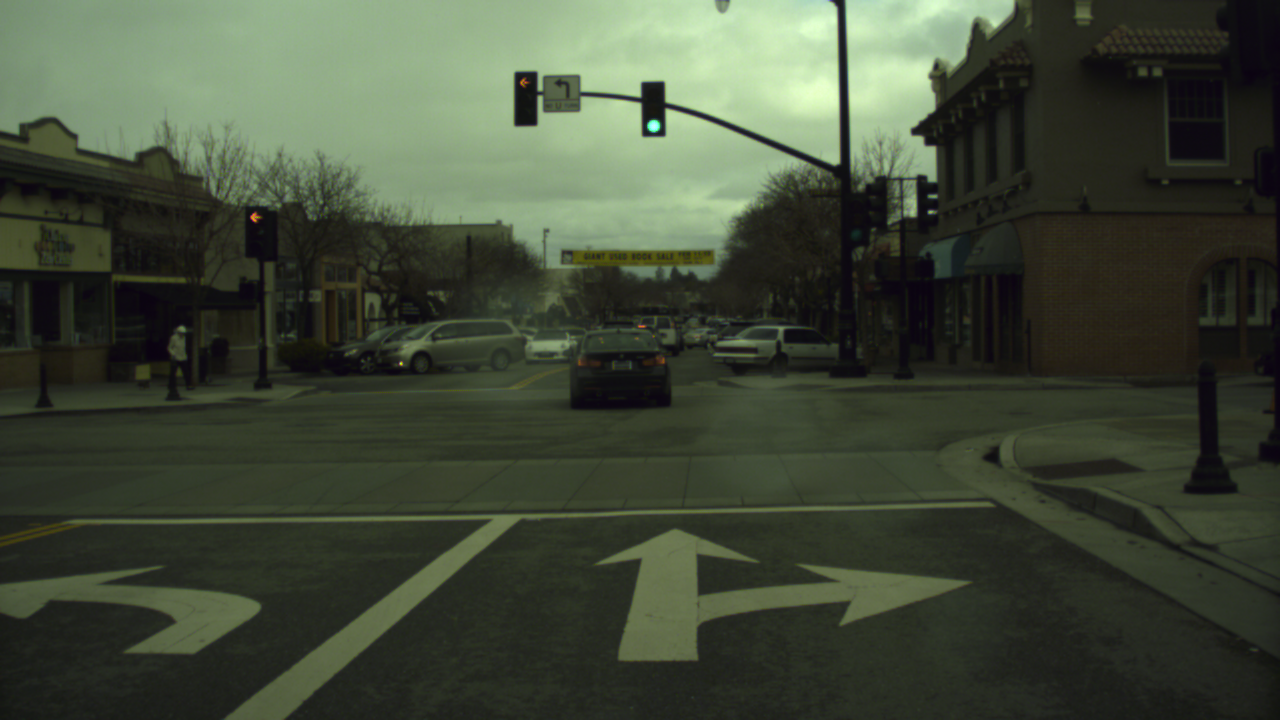
#> input picture abhiyaan_opencv_task/task3_haarcascade/test3.png, 1280 x 720 px
$ python detect.py
#> lines starting #> are read from the running program, lines starting #| are printed output that depends on the picture; after the words box and inside, x2 and y2 are one past the last pixel; in counts of white or black regions, pixels touching at a corner belong together
import cv2
import numpy as np


traffic_cascade_g=cv2.CascadeClassifier("/home/ankit/opencv_workspace/data/cascade.xml")
traffic_cascade_y=cv2.CascadeClassifier("/home/ankit/opencv_workspace/datay/cascade.xml")
traffic_cascade_a=cv2.CascadeClassifier("/home/ankit/opencv_workspace/dataa/cascade.xml")

img=cv2.imread("test3.png",1)
#> img is the input picture: shape (720, 1280, 3); mean B, G, R 55.9, 73, 64.5
gray=cv2.cvtColor(img,cv2.COLOR_BGR2GRAY)
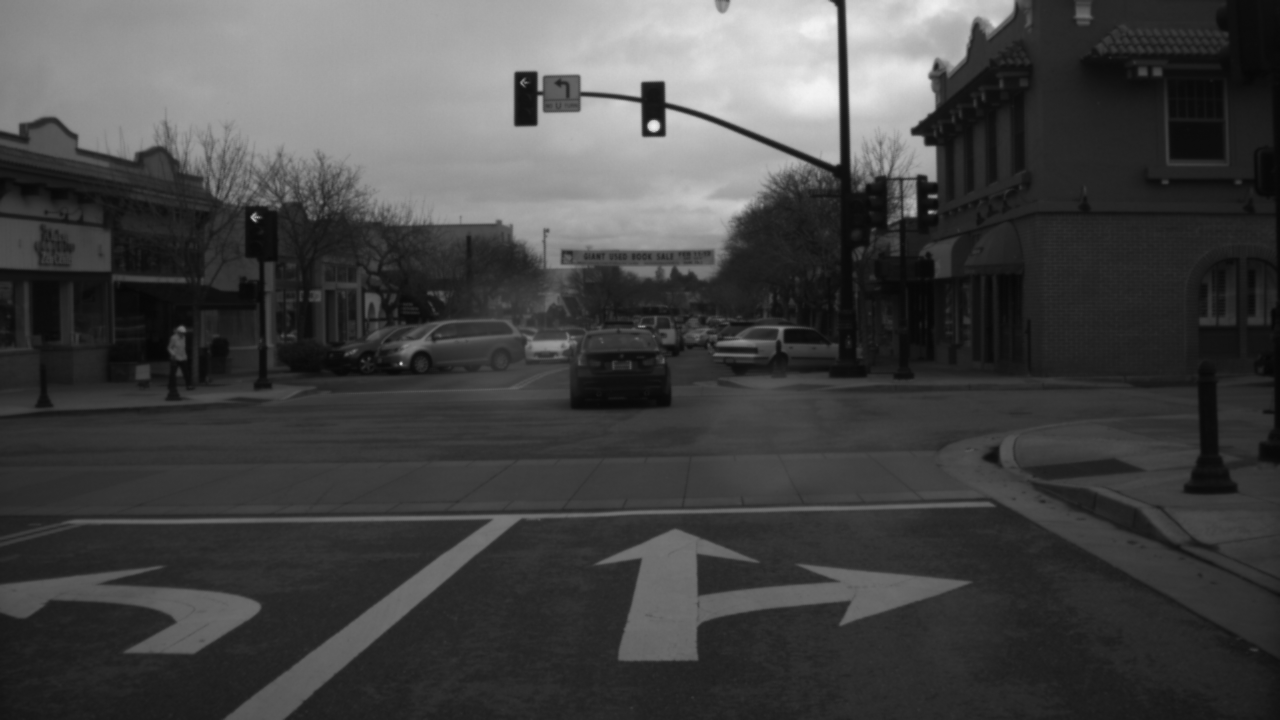
#> gray: shape (720, 1280); min 6, max 244, mean 68.5


traffic_g=traffic_cascade_g.detectMultiScale(gray)
#> traffic_g = 15 rows, first 6: [908, 61, 46, 46], [824, 595, 42, 42], [1122, 45, 42, 42], [1139, 47, 41, 41], [962, 473, 50, 50], [234, 189, 42, 42]
traffic_y=traffic_cascade_y.detectMultiScale(gray)
#> traffic_y = ()
traffic_a=traffic_cascade_a.detectMultiScale(gray)
#> traffic_a = ()

for (x,y,w,h) in traffic_g:
	if y<=360:
		cv2.rectangle(img,(x,y),(x+w,y+h),(0,255,0),2)
#> this loop made 15 passes
#> (x, y, w, h) on passes 1 to 12: (908, 61, 46, 46), (824, 595, 42, 42), (1122, 45, 42, 42), (1139, 47, 41, 41), (962, 473, 50, 50), (234, 189, 42, 42), (628, 92, 52, 52), (85, 268, 50, 50), (109, 335, 56, 56), (658, 611, 69, 69), (1043, 7, 72, 72), (605, 92, 66, 66)
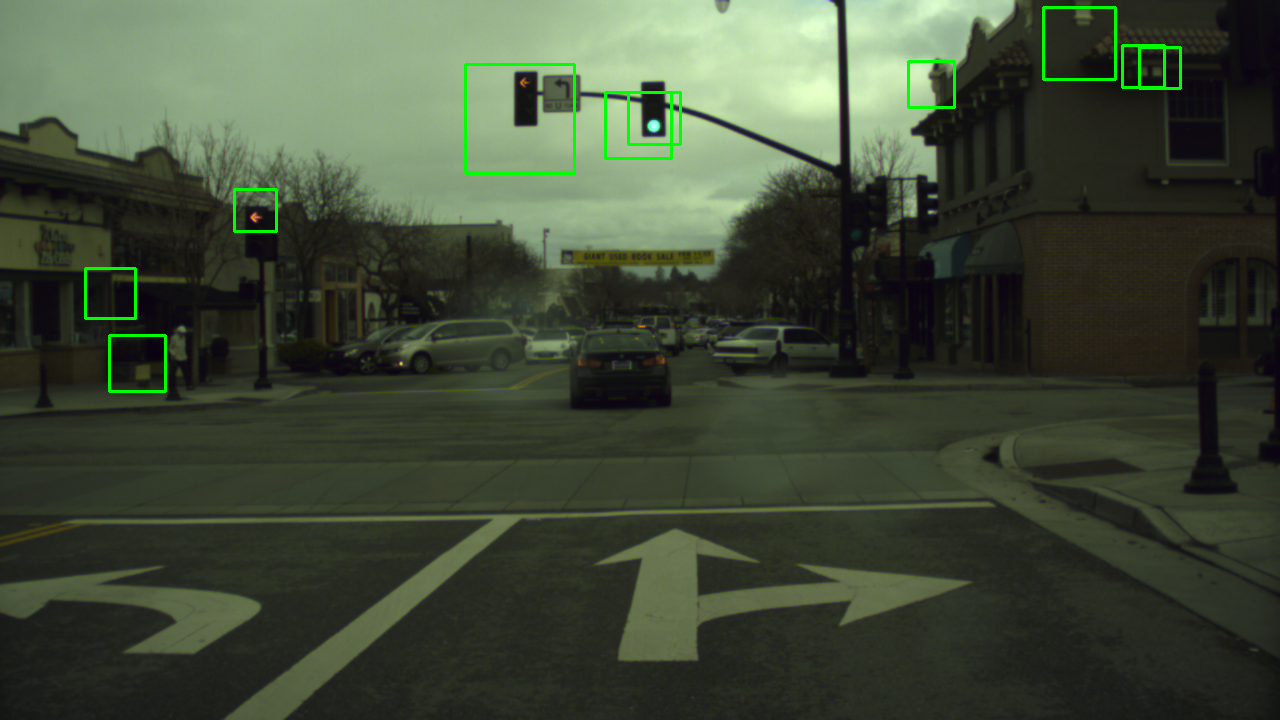
#> img: shape (720, 1280, 3); 0.72% of pixels changed, all inside (x1, y1, x2, y2) = (84, 6, 1182, 393)


for (x,y,w,h) in traffic_y:
	if y<=360:
		cv2.rectangle(img,(x,y),(x+w,y+h),(0,255,0),2)
#> this loop made 0 passes


for (x,y,w,h) in traffic_a:
	if y<=360:
		cv2.rectangle(img,(x,y),(x+w,y+h),(0,255,0),2)


cv2.imwrite("detect_signal.jpg",img)
cv2.waitKey()
